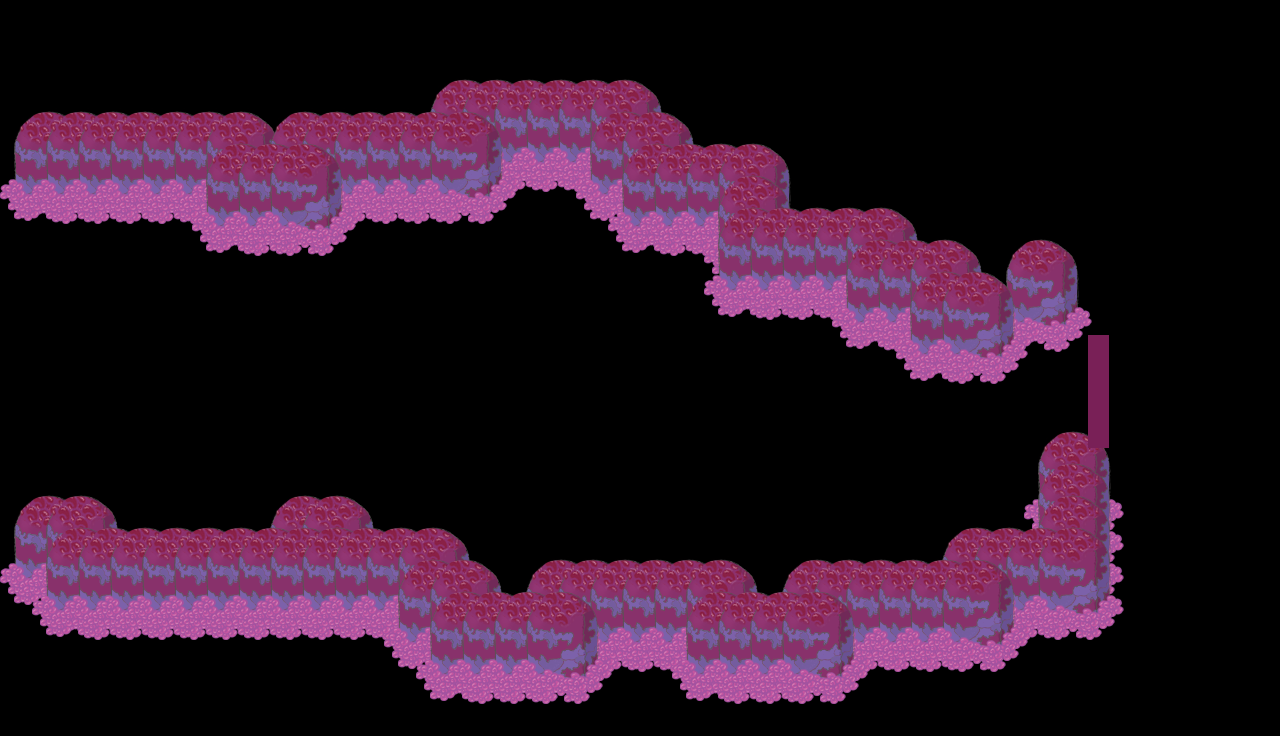

The image is a tile-based game level rendered from a .tmx file. Its description and source (layers, tilesets, objects; grid data summarised) follow:
An orthogonal 40x23 tile map with 32x32 px tiles, 2 tile layers (bloque, passage), 2 tilesets.

<map version="1.5" tiledversion="1.5.0" orientation="orthogonal" renderorder="right-down" width="40" height="23" tilewidth="32" tileheight="32" infinite="0" nextlayerid="3" nextobjectid="1">
 <editorsettings>
  <export target="Scene_01..json" format="json" />
 </editorsettings>
 <tileset firstgid="1" source="assets_tiled/Block_simple_arrondi.tsx" />
 <tileset firstgid="2" source="assets_tiled/passage_zone.tsx" />
 <layer id="1" name="bloque" width="40" height="23">
  <data>[920 cells, 85 non-empty, 1 distinct tile ids]</data>
 </layer>
 <layer id="2" name="passage" width="40" height="23">
  <data>[920 cells, 1 non-empty, 1 distinct tile ids]</data>
 </layer>
</map>